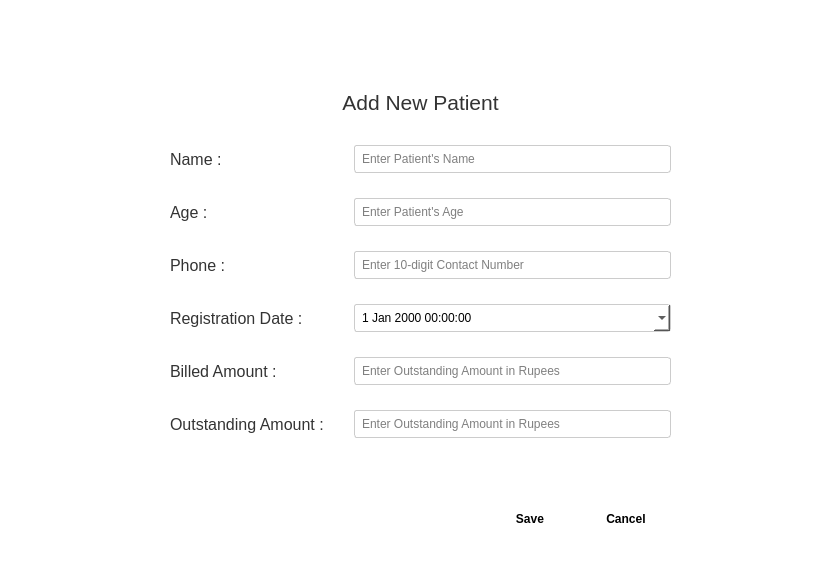
<?xml version="1.0" encoding="UTF-8"?>
<ui version="4.0">
 <class>Dialog</class>
 <widget class="QDialog" name="Dialog">
  <property name="geometry">
   <rect>
    <x>0</x>
    <y>0</y>
    <width>832</width>
    <height>588</height>
   </rect>
  </property>
  <property name="windowTitle">
   <string>Dialog</string>
  </property>
  <property name="styleSheet">
   <string notr="true">
QDialog {
    background-color: white; 
    color: #333333;          /* Dark text for all labels and header */
}

QLabel {
    color: #333333;          /* Ensures all labels (Name, Age, Header) are dark gray */
}


QLineEdit, QDateEdit, QDateTimeEdit {
    color: #000000;            /* Text typed in is black */
    background-color: white;   /* &lt;-- FORCES WHITE BACKGROUND HERE */
    border: 1px solid #CCCCCC;
    padding: 5px;
    border-radius: 3px;
}

QDateTimeEdit::up-button, QDateTimeEdit::down-button {
    /* Set a minimum width and height for the buttons */
	color: #000000;  
    min-width: 15px; 
    min-height: 15px;
    
}


/* 3. BUTTONS (We target the QDialogButtonBox child buttons) */
QPushButton {
    border-radius: 5px; 
    padding: 5px 10px;
    font-weight: bold;
    min-width: 70px;
    color: black; /* Ensure button text is black */
}

/* Style the SAVE button (Assuming it's the default 'Ok' or you named it 'Save') */
QPushButton[text=&quot;Save&quot;], QPushButton[text=&quot;OK&quot;] { 
    background-color: #B0E0E6; /* Light Blue/Pastel Accent */
    border: none;
}

/* Style the CANCEL button to be neutral */
QPushButton[text=&quot;Cancel&quot;] { 
    background-color: #F0F0F0; 
    border: 1px solid #CCCCCC;
}</string>
  </property>
  <widget class="QWidget" name="layoutWidget">
   <property name="geometry">
    <rect>
     <x>160</x>
     <y>70</y>
     <width>521</width>
     <height>481</height>
    </rect>
   </property>
   <layout class="QVBoxLayout" name="verticalLayout">
    <property name="spacing">
     <number>30</number>
    </property>
    <property name="leftMargin">
     <number>10</number>
    </property>
    <property name="topMargin">
     <number>20</number>
    </property>
    <property name="rightMargin">
     <number>10</number>
    </property>
    <property name="bottomMargin">
     <number>20</number>
    </property>
    <item>
     <widget class="QLabel" name="label">
      <property name="sizePolicy">
       <sizepolicy hsizetype="Preferred" vsizetype="Fixed">
        <horstretch>0</horstretch>
        <verstretch>0</verstretch>
       </sizepolicy>
      </property>
      <property name="font">
       <font>
        <pointsize>16</pointsize>
       </font>
      </property>
      <property name="text">
       <string>Add New Patient</string>
      </property>
      <property name="alignment">
       <set>Qt::AlignmentFlag::AlignCenter</set>
      </property>
     </widget>
    </item>
    <item>
     <layout class="QFormLayout" name="formLayout">
      <property name="verticalSpacing">
       <number>25</number>
      </property>
      <item row="0" column="0">
       <widget class="QLabel" name="label_2">
        <property name="font">
         <font>
          <pointsize>12</pointsize>
         </font>
        </property>
        <property name="text">
         <string>Name :</string>
        </property>
       </widget>
      </item>
      <item row="0" column="1">
       <widget class="QLineEdit" name="lineEdit_name">
        <property name="text">
         <string/>
        </property>
        <property name="placeholderText">
         <string>Enter Patient's Name</string>
        </property>
       </widget>
      </item>
      <item row="1" column="0">
       <widget class="QLabel" name="label_3">
        <property name="font">
         <font>
          <pointsize>12</pointsize>
         </font>
        </property>
        <property name="text">
         <string>Age :</string>
        </property>
       </widget>
      </item>
      <item row="1" column="1">
       <widget class="QLineEdit" name="lineEdit_age">
        <property name="text">
         <string/>
        </property>
        <property name="placeholderText">
         <string>Enter Patient's Age</string>
        </property>
       </widget>
      </item>
      <item row="2" column="0">
       <widget class="QLabel" name="label_4">
        <property name="font">
         <font>
          <pointsize>12</pointsize>
         </font>
        </property>
        <property name="text">
         <string>Phone :</string>
        </property>
       </widget>
      </item>
      <item row="2" column="1">
       <widget class="QLineEdit" name="lineEdit_phone">
        <property name="text">
         <string/>
        </property>
        <property name="placeholderText">
         <string>Enter 10-digit Contact Number</string>
        </property>
       </widget>
      </item>
      <item row="3" column="0">
       <widget class="QLabel" name="label_5">
        <property name="font">
         <font>
          <pointsize>12</pointsize>
         </font>
        </property>
        <property name="text">
         <string>Registration Date :</string>
        </property>
       </widget>
      </item>
      <item row="3" column="1">
       <widget class="QDateTimeEdit" name="dateTimeEdit">
        <property name="calendarPopup">
         <bool>true</bool>
        </property>
       </widget>
      </item>
      <item row="4" column="0">
       <widget class="QLabel" name="label_6">
        <property name="font">
         <font>
          <pointsize>12</pointsize>
         </font>
        </property>
        <property name="text">
         <string>Billed Amount :</string>
        </property>
       </widget>
      </item>
      <item row="4" column="1">
       <widget class="QLineEdit" name="lineEdit_billedamt">
        <property name="text">
         <string/>
        </property>
        <property name="placeholderText">
         <string>Enter Outstanding Amount in Rupees</string>
        </property>
       </widget>
      </item>
      <item row="5" column="0">
       <widget class="QLabel" name="label_7">
        <property name="font">
         <font>
          <pointsize>12</pointsize>
         </font>
        </property>
        <property name="text">
         <string>Outstanding Amount :</string>
        </property>
       </widget>
      </item>
      <item row="5" column="1">
       <widget class="QLineEdit" name="lineEdit_outstandingamt">
        <property name="text">
         <string/>
        </property>
        <property name="placeholderText">
         <string>Enter Outstanding Amount in Rupees</string>
        </property>
       </widget>
      </item>
     </layout>
    </item>
    <item>
     <widget class="QDialogButtonBox" name="buttonBox">
      <property name="styleSheet">
       <string notr="true"/>
      </property>
      <property name="standardButtons">
       <set>QDialogButtonBox::StandardButton::Cancel|QDialogButtonBox::StandardButton::Save</set>
      </property>
     </widget>
    </item>
   </layout>
  </widget>
 </widget>
 <resources/>
 <connections/>
</ui>
